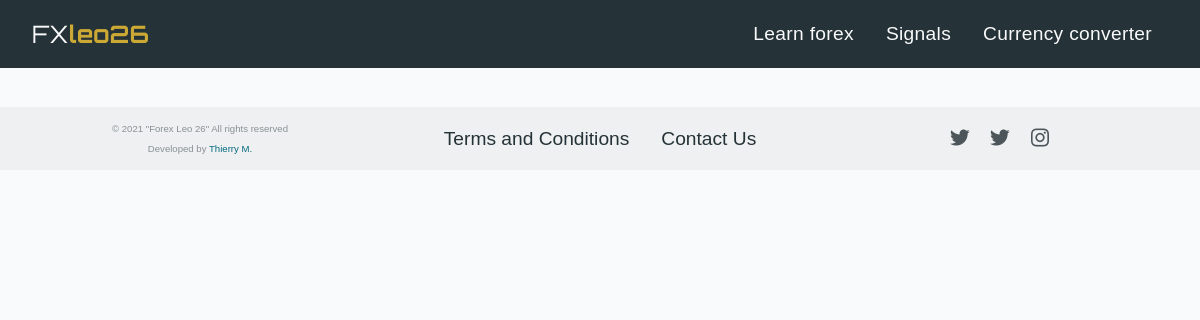
The page /signals on the database as committed earlier.
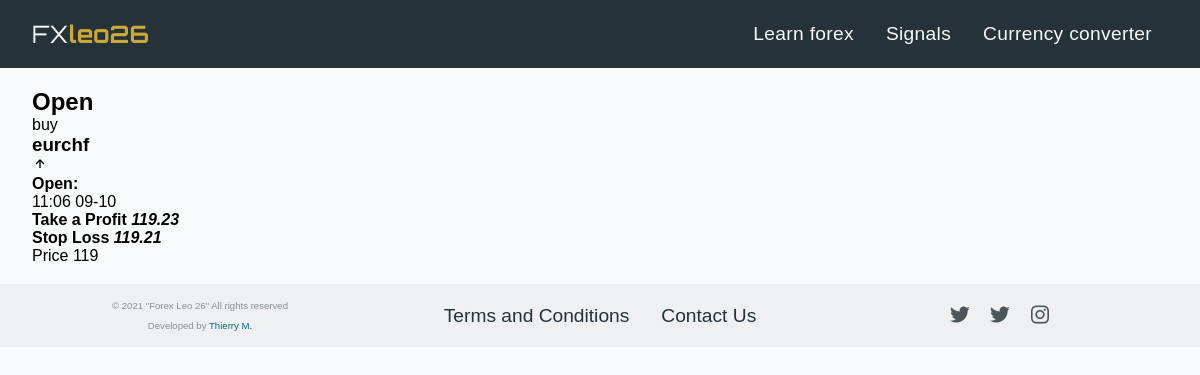
The same page on the database as committed later.
### forex_26_app/models.py (models this page shows, shortened)
class Post_Signals(db.Model):
    id = db.Column(db.Integer, nullable=False, primary_key=True)
    signal_action = db.Column(db.String(20), nullable=False)
    currencies = db.Column(db.String(20), nullable=False)
    profit = db.Column(db.String(20), nullable=False)
    loss = db.Column(db.String(20), nullable=False)
    price = db.Column(db.String(20))
    posted_date = db.Column(db.DateTime, nullable=False, default=datetime.utcnow)
    user = db.Column(db.Integer, db.ForeignKey('admin.id'), nullable=False)

### forex_26_app/routes.py (the view)
@app.route('/signals')
def signals():
	date = datetime.utcnow() # get current date
	posts_signals = Post_Signals.query.order_by(Post_Signals.posted_date.desc()) # query signal post by date.
	return render_template('signals.html', title="Signals", posts_signals=posts_signals, date=date)

### forex_26_app/templates/signals.html (shortened to what this page needs)
{% extends "layout.html" %}
{% block content %}
{% for post in posts_signals %}
<main class="signals-main">
    <h2>Open</h2>
    <div class="signals-cards-container">
        <div class="signal-card">
            <div class="upper-side">
                <span class="call-to-buy-txt">{{ post.signal_action }}</span>
                <div class="currency-name-container">
                    <h3 class="currency-name">{{ post.currencies }}</h3>
                    <i class='bx bx-up-arrow-alt'></i>
                </div>
                <div class="time-container">
                    <h4 class="time-open-txt">Open:</h4>
                    <span class="time-n-date-txt">
                        {{ post.posted_date.strftime("%H")|int + 2 }}:{{ post.posted_date.strftime("%M") }} {{ post.posted_date.strftime("%m") }}-{{ post.posted_date.strftime("%d") }}
                    </span>
                </div>
            </div>
            <div class="down-side">
                <div class="left-side">
                    <h4 class="profit-loss-txt">Take a Profit <em>{{ post.profit }}</em></h4>
                    <h4 class="profit-loss-txt">Stop Loss <em>{{ post.loss }}</em></h4>
                </div>
                <div class="right-side">
                    <span class="price-txt">Price</span>
                    <span class="price-number">{{ post.price }}</span>
                </div>
            </div>
        </div>
    </div>
</main>
{% endfor %}
{% endblock %}

### forex_26_app/templates/layout.html (shortened to what this page needs)
<!DOCTYPE html>
<html lang="en">
<head>
    <link href="{{ url_for('static', filename='boxicons-2.0.9/css/boxicons.min.css') }}" rel="stylesheet">
    <link href="{{ url_for('static', filename='home.css') }}" rel="stylesheet">
    <link href="{{ url_for('static', filename='post.css') }}" rel="stylesheet">
    <link href="{{ url_for('static', filename='style.css') }}" rel="stylesheet">
</head>
<body>
  <header>
    <a class="logo" href="{{url_for('home')}}">FX<b>leo26</b></a>
    <nav class="nav-bar">
      <ul class="nav-links">
        <li class="nav-item">
          <a href="{{ url_for('home') }}" class="nav-link">Learn forex</a>
        </li>
        <li class="nav-item">
          <a href="{{ url_for('signals') }}" class="nav-link">Signals</a>
        </li>
        <li class="nav-item">
          <a href="{{ url_for('currency_convert') }}" class="nav-link">Currency converter</a>
        </li>
      </ul>
    </nav>
</header>
<main class="container">
{% block content %}{% endblock %}
</main>
<footer class="footer">
  <div class="end-footer">
    <span class="copyright text-muted">© 2021 "Forex Leo 26" All rights reserved</span>
    <span class="built_by text-muted">Developed by <a class="my__name" href="https://www.thierrymugisha.me" target="_blank">Thierry M.</a></span>
  </div>
  <ul class="footer-items">
    <li class="footer-item">
      <a class="nav-link-footer pos-relative" href="#">Terms and Conditions</a>
      </li>
      {% if not current_user.is_authenticated %}
      <li class="footer-item">
        <a class="nav-link-footer pos-relative" href="{{ url_for('contact') }}">Contact Us</a>
      </li>
      {% endif %}
  </ul>
  <ul class="social-footer-ul">
      <li class="social-item">
        <a href="https://t.me/forexleo24" target="_blank">
          <i class="bx bxl-twitter"></i>
        </a>
      </li>
      <li class="social-item">
        <a href="https://t.me/forexleo24" target="_blank">
          <i class="bx bxl-twitter"></i>
        </a>
      </li>
      <li class="social-item">
        <a href="https://www.instagram.com/forex_leo24/" target="_blank">
          <i class="bx bxl-instagram"></i>
        </a>
      </li>
  </ul>
</footer>
</body>
</html>

### forex_26_app/static/style.css (style rules this page uses)
*, *::before, *::after { margin: 0px; padding: 0px; box-sizing: border-box; }
:root { --primary-clr: #253237; --primary-clr-alt: #4C565A; --second-clr: #CBA934; --gray-clr: #EEF0F1; --text-mute: #899194; --white-clr: #F9FAFB; --link-clr: #056A80; }
body { position: relative; background-color: var(--white-clr); font-family: sans-serif; }
a { text-decoration: none; }
li { list-style: none; }
.text-muted { color: var(--text-mute); }
.pos-relative { position: relative; }
.container { padding: 1.2rem 2rem; }
header { background-color: #253237; display: flex; align-items: center; justify-content: space-between; padding: 1.2rem 2rem; }
.logo { font-family: 'Orbitron', sans-serif; font-size: 1.5rem; color: var(--white-clr); }
.logo b { color: var(--second-clr); }
.nav-links { display: flex; align-items: center; justify-content: space-between; }
.nav-item { margin: 0 1rem; }
.nav-link { color: var(--white-clr); font-size: 1.2rem; letter-spacing: .02rem; position: relative; padding-bottom: .2rem; }
.nav-link::before, .nav-link-footer::before { content: ""; background-color: var(--second-clr); width: 100%; height: .15rem; position: absolute; bottom: 0; transform: scaleX(0); transform-origin: right; transition: 300ms transform; }
.footer { background-color: var(--gray-clr); display: grid; grid-template-columns: 1fr; grid-template-rows: auto auto auto; grid-template-areas: "footer-items" "social-footer-ul" "end-footer"; padding: 2rem 0; }
.footer-items { display: flex; align-items: center; justify-content: center; flex-direction: column; grid-area: footer-items; margin-bottom: 1rem; }
.footer-item { font-size: 1.2rem; margin: .3rem 0; }
.nav-link-footer { color: var(--primary-clr); }
.social-footer-ul { display: flex; align-items: center; justify-content: center; margin-bottom: 1rem; grid-area: social-footer-ul; }
.social-item { margin: 0 .5rem; }
.bxl-twitter, .bxl-instagram { color: var(--primary-clr-alt); font-size: 1.8rem; }
.end-footer { display: flex; flex-direction: column; align-items: center; justify-content: center; }
.copyright { margin-bottom: .5rem; }
.copyright, .built_by { font-size: .9rem; }
.my__name { color: var(--link-clr); }
@media screen and (min-width: 768px) { .footer { grid-template-columns: 1fr 1fr 1fr; grid-template-rows: 1fr; grid-template-areas: "end-footer footer-items social-footer-ul"; padding: 1rem 0; } }
@media screen and (min-width: 768px) { .footer-items { flex-direction: row; margin-bottom: 0; } }
@media screen and (min-width: 768px) { .footer-item { margin: 0 1rem; } }
@media screen and (min-width: 768px) { .social-footer-ul { margin-bottom: 0; } }
@media screen and (min-width: 768px) { .bxl-twitter, .bxl-instagram { font-size: 1.5rem; } }
@media screen and (min-width: 768px) { .copyright, .built_by { font-size: .6rem; } }
@media screen and (min-width: 768px) { .copyright { margin-bottom: .6rem; } }

Rows that differ between the two databases and show on the page:
added Post_Signals: signal_action "buy", currencies "eurchf", posted_date "11", posted_date "06", posted_date "09", posted_date "10", profit "119.23", loss "119.21", price "119"
